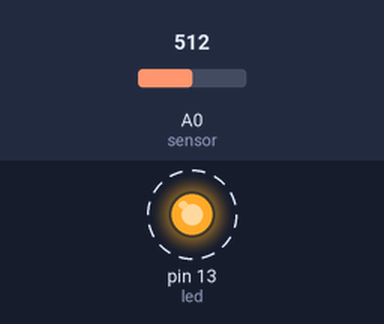
The sketch below on a simulated Arduino Uno, built with avr-gcc and run on an emulated ATmega328P. Parts: output pins drawn as LEDs (lit = HIGH). Dashed ring = blinking. The inputs (shaded band) are chosen by the test bench; at power-on: A0 (sensor) = 512.

Above: at 1.25 s.
1.3 s: A0 (sensor) set to 418
4.3 s: A0 (sensor) set to 392
At 4.8 s:
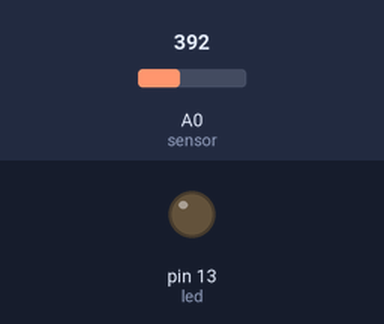
5.8 s: A0 (sensor) set to 511
At 6.04 s:
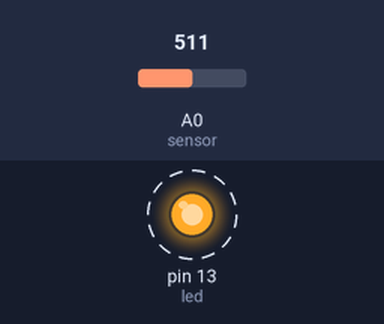
8.8 s: A0 (sensor) set to 306
Timing chart, 0 to 11.3 s (numbered marks = the images above; inputs shaded):
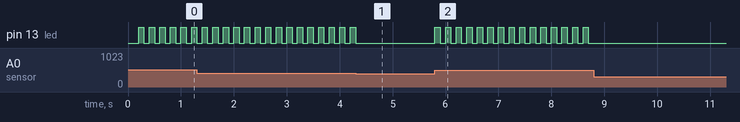

Measured:
- the behaviour switches between 410 and 409 on A0 (sensor) (found by bisection; images 0 and 1)
- after the input at 4.3 s, pin 13 (led): goes on until 4.3 s, then stays LOW
- after the input at 5.8 s, pin 13 (led): alternates HIGH for 0.10 s and LOW for 0.10 s, starting at once
- after the input at 8.8 s, pin 13 (led): stops changing and stays LOW
- by itself, pin 13 (led): alternates HIGH for 0.10 s and LOW for 0.10 s

The sketch:

comparador_niveis.ino
```cpp
/* ************************************************************************

Colégio SATC
Curso Técnico em Mecatrônica
Disciplina: Sistemas Embarcados
Turma: 3191
Professor: Marcos Antonio Jeremias Coelho

Programa: Comparador analógico com dois níveis

Autor: Tiago Fortunato Rosset
Data: 12/04/2026
Versão: 1.0

************************************************************************ */

const int sensor = A0;
const int led = 13;
unsigned long timer = 0;

void setup() {
  pinMode(led, OUTPUT);
  timer = millis();
}

void loop() {
  int leitura = analogRead(sensor);
  float valor_volt = (leitura/1023.0)*5;
  if(valor_volt >=4){
    digitalWrite(led, 1);
  }
  else if(valor_volt > 2){
   if((millis() - timer) >= 200){
     digitalWrite(led, 1);
     timer = millis();
    }
    else if((millis() - timer) >= 100){
      digitalWrite(led, 0);
    }
  }
  else if(valor_volt >= 0){
    digitalWrite(led, 0);
  }
}
```
